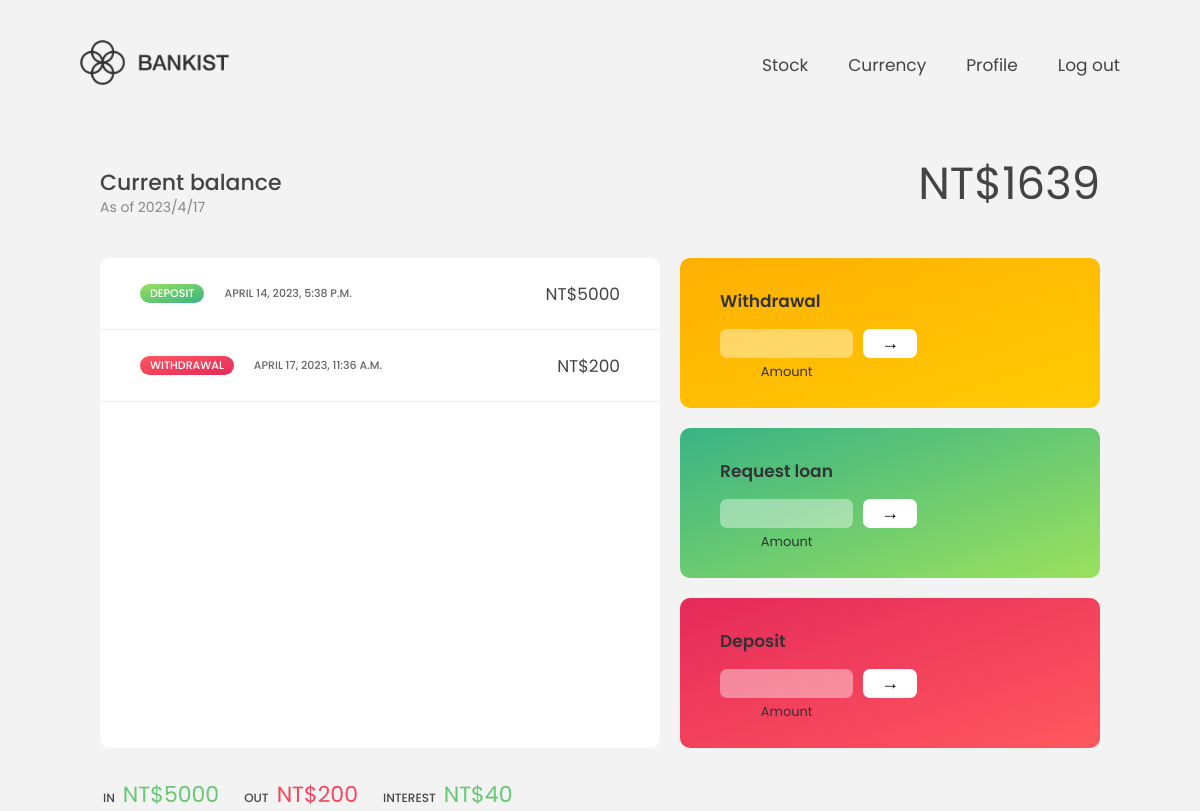
Page /bank/ (signed in) on the committed database.
### bank/models.py (models this page shows, shortened)
class Transaction(models.Model):
    account_id = models.ForeignKey(BankAccount, on_delete=models.CASCADE, null=False, blank=False)
    time = models.DateTimeField(auto_now=True)
    amount = models.DecimalField(max_digits=10, decimal_places=2)
    type = models.CharField(max_length=10, null=False)

### users/models.py (models this page shows, shortened)
class BankAccount(models.Model):
    owner = models.ForeignKey(UserProfile, on_delete=models.CASCADE, null=False, blank=False)
    account_id = models.UUIDField(default=uuid.uuid4, unique=True, editable=False)
    balance = models.DecimalField(default=0, max_digits=12, decimal_places=2)
    interest = models.DecimalField(default=0, max_digits=12, decimal_places=2)
    created = models.DateField(blank=True, default=datetime.now)

### bank/views.py (the view)
# urls.py: path('',  views.bankDashboard, name='bankDashboard'),
@login_required(login_url='login')
def bankDashboard(request):
    page="bank"
    user_profile = request.user.userprofile
    bankAccount = BankAccount.objects.get(owner=user_profile)
    balance=bankAccount.balance
    now = datetime.now()
    users_record = Transaction.objects.filter(account_id=bankAccount)
    created = bankAccount.created
    today = datetime.now()
    year = today.year - created.year
    if year < 1:
        year = 1
    else:
        year=year
    interest = int(balance)*0.025*year
    bankAccount.interest = interest
    balance += Decimal(interest)
    bankAccount.save()
    totalWithdrawal = Transaction.objects.filter(account_id=bankAccount, type="withdrawal").aggregate(Sum('amount'))
    totalDeposit = Transaction.objects.filter(account_id=bankAccount, type="deposit").aggregate(Sum('amount'))
    context={"page":page, "balance": balance, "now": now, "users_record": users_record, "totalWithdrawal": totalWithdrawal["amount__sum"], "totalDeposit": totalDeposit["amount__sum"], "interest": interest}
    return render(request, 'bank/bank.html', context)

### bank/templates/bank/bank.html (shortened to what this page needs)
{% load static %} {% load mathfilters %}
<!DOCTYPE html>
<html lang="en">
  <head>
    <link rel="stylesheet" href="{% static 'css/bank.css' %} " />
  </head>
  <body>
    <nav>{% include "users/navbar.html" %}</nav>
    <main class="app">
      <div class="balance">
        <div>
          <p class="balance__label">Current balance</p>
          <p class="balance__date">
            As of
            <span class="date"
              >{{ now.year }}/{{ now.month }}/{{ now.day }}</span
            >
          </p>
        </div>
        <p class="balance__value">NT${{ balance|floatformat:0 }}</p>
      </div>
      <div class="movements">
        {% for record in users_record %} {% if record.type == "deposit" %}
        <div class="movements__row">
          <div class="movements__type movements__type--deposit">deposit</div>
          <div class="movements__date">{{ record.time }}</div>
          <div class="movements__value">
            NT${{ record.amount|floatformat:0 }}
          </div>
        </div>
        {% else %}
        <div class="movements__row">
          <div class="movements__type movements__type--withdrawal">
            withdrawal
          </div>
          <div class="movements__date">{{ record.time }}</div>
          <div class="movements__value">
            NT${{ record.amount|abs|floatformat:0 }}
          </div>
        </div>
        {% endif %} {% endfor %}
      </div>
      <div class="summary">
        <p class="summary__label">In</p>
        <p class="summary__value summary__value--in">NT${{ totalDeposit }}</p>
        <p class="summary__label">Out</p>
        <p class="summary__value summary__value--out">
          NT${{ totalWithdrawal|abs }}
        </p>
        <p class="summary__label">Interest</p>
        <p class="summary__value summary__value--interest">
          NT${{ interest|floatformat:0 }}
        </p>
      </div>
      <div class="operation operation--withdrawal">
        <h2>Withdrawal</h2>
        <form
          class="form form--withdrawal"
          method="POST"
          action="{% url 'withdrawal' %}"
        >
          <input
            type="number"
            class="form__input form__input--withdrawal"
            name="withdrawal"
          />
          <button class="form__btn form__btn--withdrawal" type="submit">
            →
          </button>
          <label class="form__label form__label--withdrawal">Amount</label>
        </form>
      </div>
      <div class="operation operation--loan">
        <h2>Request loan</h2>
        <form class="form form--loan" method="POST" action="{% url 'loan' %}">
          <input
            type="number"
            class="form__input form__input--loan-amount"
            name="loan"
          />
          <button class="form__btn form__btn--loan" type="submit">→</button>
          <label class="form__label form__label--loan">Amount</label>
        </form>
      </div>
      <div class="operation operation--deposit">
        <h2>Deposit</h2>
        <form
          class="form form--deposit"
          method="POST"
          action="{% url 'deposit' %}"
        >
          <input
            type="number"
            class="form__input form__input--deposit"
            name="deposit"
          />
          <button class="form__btn form__btn--deposit" type="submit">→</button>
          <label class="form__label form__label--deposit">Amount</label>
        </form>
      </div>
    </main>
  </body>
</html>

### users/templates/users/navbar.html (shortened to what this page needs)
{% load static %}
<nav class="nav">
  <a href="{% url '' %}"
    ><img
      src="{% static 'img/logo.png' %}"
      alt="Bankist logo"
      class="nav__logo"
      id="logo"
  /></a>
  <ul class="nav__links">
    {% if user.is_authenticated %}
    {% if page != "stock" %}
    <li class="nav__item">
      <a class="nav__link" href="#">Stock</a>
    </li>
    {% endif %} {% if page != "currency" %}
    <li class="nav__item">
      <a class="nav__link" href="{% url 'currencyDashboard' %}">Currency</a>
    </li>
    {% endif %}
    <li class="nav__item">
      <a class="nav__link" href="#">Profile</a>
    </li>
    <li class="nav__item">
      <a class="nav__link" href="{% url 'logout' %}">Log out</a>
    </li>
    {% endif %}
  </ul>
</nav>

### static/css/bank.css (style rules this page uses)
:root { --color-primary: #5ec576; --color-secondary: #ffcb03; --color-tertiary: #ff585f; --color-primary-darker: #4bbb7d; --color-secondary-darker: #ffbb00; --color-tertiary-darker: #fd424b; --color-primary-opacity: #5ec5763a; --color-secondary-opacity: #ffcd0331; --color-tertiary-opacity: #ff58602d; --gradient-primary: linear-gradient(to top left, #39b385, #9be15d); --gradient-secondary: linear-gradient(to top left, #ffb003, #ffcb03); }
* { margin: 0; padding: 0; box-sizing: inherit; }
html { font-size: 62.5%; box-sizing: border-box; }
body { font-family: "Poppins", sans-serif; color: #444; background-color: #f3f3f3; height: 100vh; padding: 2rem; }
.nav { display: flex; justify-content: space-between; align-items: center; height: 9rem; width: 100%; padding: 0 6rem; z-index: 100; }
.nav__logo { height: 4.5rem; transition: all 0.3s; }
.nav__links { display: flex; align-items: center; list-style: none; }
.nav__item { margin-left: 4rem; }
.nav__link:link, .nav__link:visited { font-size: 1.7rem; font-weight: 400; color: inherit; text-decoration: none; display: block; transition: all 0.3s; }
.app { position: relative; max-width: 100rem; margin: 4rem auto; display: grid; grid-template-columns: 4fr 3fr; grid-template-rows: auto repeat(3, 15rem) auto; gap: 2rem; opacity: 100; transition: all 1s; }
.balance { grid-column: 1 / span 2; display: flex; align-items: flex-end; justify-content: space-between; margin-bottom: 2rem; }
.balance__label { font-size: 2.2rem; font-weight: 500; margin-bottom: -0.2rem; }
.balance__date { font-size: 1.4rem; color: #888; }
.balance__value { font-size: 4.5rem; font-weight: 400; }
.movements { grid-row: 2 / span 3; background-color: #fff; border-radius: 1rem; overflow: scroll; }
.movements__row { padding: 2.25rem 4rem; display: flex; align-items: center; border-bottom: 1px solid #eee; }
.movements__type { font-size: 1.1rem; text-transform: uppercase; font-weight: 500; color: #fff; padding: 0.1rem 1rem; border-radius: 10rem; margin-right: 2rem; }
.movements__date { font-size: 1.1rem; text-transform: uppercase; font-weight: 500; color: #666; }
.movements__type--deposit { background-image: linear-gradient(to top left, #39b385, #9be15d); }
.movements__type--withdrawal { background-image: linear-gradient(to top left, #e52a5a, #ff585f); }
.movements__value { font-size: 1.7rem; margin-left: auto; }
.summary { grid-row: 5 / 6; display: flex; align-items: baseline; padding: 0 0.3rem; margin-top: 1rem; }
.summary__label { font-size: 1.2rem; font-weight: 500; text-transform: uppercase; margin-right: 0.8rem; }
.summary__value { font-size: 2.2rem; margin-right: 2.5rem; }
.summary__value--in, .summary__value--interest { color: #66c873; }
.summary__value--out { color: #f5465d; }
.operation { border-radius: 1rem; padding: 3rem 4rem; color: #333; }
.operation--withdrawal { background-image: linear-gradient(to bottom right, #ffb003, #ffcb03); }
.operation--loan { background-image: linear-gradient(to bottom right, #39b385, #9be15d); }
.operation--deposit { background-image: linear-gradient(to bottom right, #e52a5a, #ff585f); }
h2 { margin-bottom: 1.5rem; font-size: 1.7rem; font-weight: 600; color: #333; }
.form { display: grid; grid-template-columns: 2.5fr 2.5fr 1fr; grid-template-rows: auto auto; gap: 0.4rem 1rem; }
.form.form--loan, .form--deposit, .form--withdrawal { grid-template-columns: 2.5fr 1fr 2.5fr; }
.form__label--loan, .form__label--deposit, .form__label--withdrawal { grid-row: 2; }
.form__input { width: 100%; border: none; background-color: rgba(255, 255, 255, 0.4); font-family: inherit; font-size: 1.5rem; text-align: center; color: #333; padding: 0.3rem 1rem; border-radius: 0.7rem; transition: all 0.3s; }
.form__label { font-size: 1.3rem; text-align: center; }
.form__btn { border: none; border-radius: 0.7rem; font-size: 1.8rem; background-color: #fff; cursor: pointer; transition: all 0.3s; }

### rows in the picture
Transaction: time "APRIL 14, 2023, 5:38 P.M.", amount "5000"
Transaction: time "APRIL 17, 2023, 11:36 A.M.", amount|abs "200"
BankAccount: interest "40"

### other values in the picture
{{ balance|floatformat:0 }} "1639"
{{ totalDeposit }} "5000"
{{ totalWithdrawal|abs }} "200"
